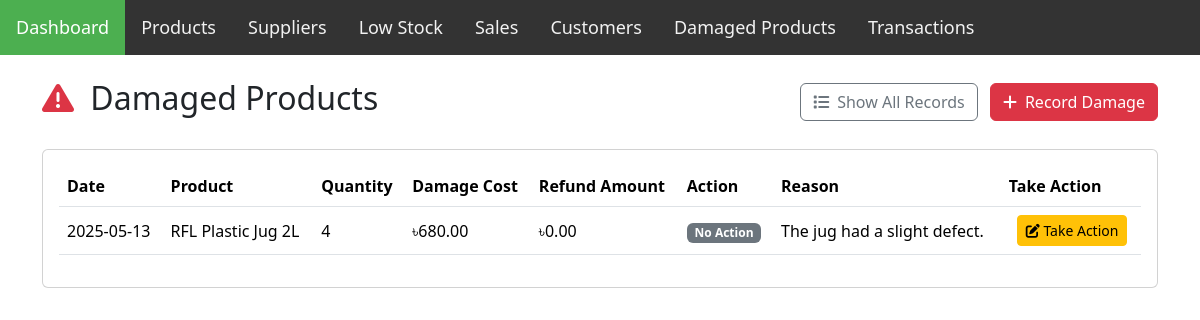
Page /damaged_products.php on the committed database.
### tables this page shows
CREATE TABLE IF NOT EXISTS `damagedproduct` (
  `damage_id` int NOT NULL AUTO_INCREMENT,
  `product_id` int NOT NULL,
  `quantity_damaged` int NOT NULL,
  `damage_cost` decimal(10,2) NOT NULL,
  `refund_amount` decimal(10,2) DEFAULT NULL,
  `action_taken` enum('Refunded','Replaced','No Action') NOT NULL DEFAULT 'No Action',
  `reason` text,
  `damage_date` datetime NOT NULL DEFAULT CURRENT_TIMESTAMP,
  PRIMARY KEY (`damage_id`),
  KEY `product_id` (`product_id`)
);

CREATE TABLE IF NOT EXISTS `product` (
  `product_id` int NOT NULL AUTO_INCREMENT,
  `name` varchar(255) NOT NULL,
  `company_id` int NOT NULL,
  `stock_quantity` int NOT NULL,
  `unit_price` decimal(10,2) NOT NULL,
  `restock_threshold` int DEFAULT NULL,
  PRIMARY KEY (`product_id`),
  KEY `company_id` (`company_id`)
);

### damaged_products.php (the view, shortened to what this page needs)
<?php
$database = new Database();
$db = $database->getConnection();
?>
<!DOCTYPE html>
<html lang="en">
<head>
    <link rel="stylesheet" href="assets/style.css">
    <link
        rel="stylesheet"
        href="https://cdnjs.cloudflare.com/ajax/libs/font-awesome/6.7.2/css/all.min.css"
    >
    <link href="https://cdn.jsdelivr.net/npm/bootstrap@5.3.5/dist/css/bootstrap.min.css" rel="stylesheet">
</head>
<body>
     <header class="header">
        <?php include 'assets/navbar.php'; ?>
    </header>
    <main class="container mt-4">
        <div class="d-flex justify-content-between align-items-center mb-4">
            <h2>
                <i class="fas fa-exclamation-triangle text-danger me-2"></i>
                Damaged Products
            </h2>
            <div>
                <button class="btn btn-outline-secondary me-2" id="toggleView">
                    <i class="fas fa-list me-2"></i>Show All Records
                </button>
                <button class="btn btn-danger" data-bs-toggle="modal" data-bs-target="#recordDamageModal">
                    <i class="fas fa-plus me-2"></i>Record Damage
                </button>
            </div>
        </div>
        <div class="card">
            <div class="card-body">
                <div class="table-responsive">
                    <table class="table table-hover align-middle">
                        <thead>
                            <tr>
                                <th>Date</th>
                                <th>Product</th>
                                <th>Quantity</th>
                                <th>Damage Cost</th>
                                <th>Refund Amount</th>
                                <th>Action</th>
                                <th>Reason</th>
                                <th>Take Action</th>
                            </tr>
                        </thead>
                        <tbody id="damageTable">
                            <?php
                            try {
                                $query = "SELECT
                                            d.damage_id,
                                            d.damage_date,
                                            p.name AS product_name,
                                            d.quantity_damaged,
                                            d.damage_cost,
                                            d.refund_amount,
                                            d.action_taken,
                                            d.reason
                                        FROM DamagedProduct d
                                        JOIN Product p ON d.product_id = p.product_id
                                        WHERE d.action_taken = 'No Action'
                                        ORDER BY d.damage_date DESC";
                                $stmt = $db->prepare($query);
                                $stmt->execute();
                                while ($row = $stmt->fetch(PDO::FETCH_ASSOC)) {
                                    $badge_class = match($row['action_taken']) {
                                        'Refunded' => 'bg-warning',
                                        'Replaced' => 'bg-info',
                                        'No Action' => 'bg-secondary',
                                        default => 'bg-danger'
                                    };
                                    ?>
                                    <tr>
                                        <td><?= date('Y-m-d', strtotime($row['damage_date'])) ?></td>
                                        <td><?= htmlspecialchars($row['product_name']) ?></td>
                                        <td><?= $row['quantity_damaged'] ?></td>
                                        <td>৳<?= number_format($row['damage_cost'], 2) ?></td>
                                        <td>৳<?= number_format($row['refund_amount'], 2) ?></td>
                                        <td><span class="badge <?= $badge_class ?>"><?= $row['action_taken'] ?></span></td>
                                        <td><?= htmlspecialchars($row['reason'] ?: '-') ?></td>
                                        <td>
                                            <?php if($row['action_taken'] === 'No Action'): ?>
                                            <button class="btn btn-sm btn-warning ms-2" onclick="showActionModal(<?= $row['damage_id'] ?>)">
                                                <i class="fas fa-edit"></i> Take Action
                                            </button>
                                            <?php endif; ?>
                                        </td>
                                    </tr>
                                    <?php
                                }
                            } catch(PDOException $e) {
                                echo "<tr><td colspan='8' class='text-center text-danger'>Error loading damage records</td></tr>";
                                error_log("Error fetching damage records: " . $e->getMessage());
                            }
                            ?>
                        </tbody>
                    </table>
                </div>
            </div>
        </div>
    </main>
</body>
</html>

### rows in the picture
damagedproduct: damage_date "2025-05-13", product.name "RFL Plastic Jug 2L", quantity_damaged "4", damage_cost "680.00", refund_amount "0.00", action_taken "No Action", reason "The jug had a slight defect."
